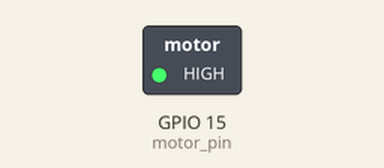
Bench run of a sketch on a simulated ESP32. On the bench: switched loads named in the sketch (green lamp = pin HIGH).

Above: at 0.1 s.
At 3.1 s:
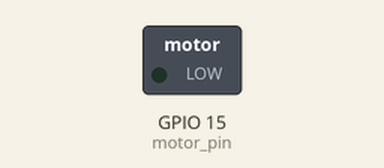
Timing chart, 0 to 4.6 s (numbered marks = the images above):
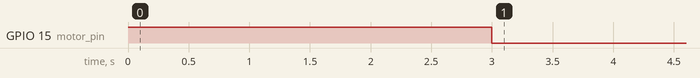

The sketch:

main.ino
```cpp
/*
 * 实验名称：直流电机实验
 *
 * 接线说明：电机模块-->ESP32 IO
 *         (IN1)-->(15)
 *
 *         电机模块输出-->直流电机
 *         (5V)-->任意一脚
 *         (O1)-->任意一脚
 *
 * 实验现象：程序下载成功后，直流电机旋转3S后停止
 *
 */

//定义电机控制管脚
#define motor_pin   15

//类型重定义
typedef unsigned char u8;
typedef unsigned int u16;

//定义全局变量

void setup() {
  pinMode(motor_pin, OUTPUT);//设置引脚为输出模式
  digitalWrite(motor_pin,1);//输出高电平，电机开启
  delay(3000);//延时3S
  digitalWrite(motor_pin,0);//输出低电平，电机停止
}

void loop() {

}
```
